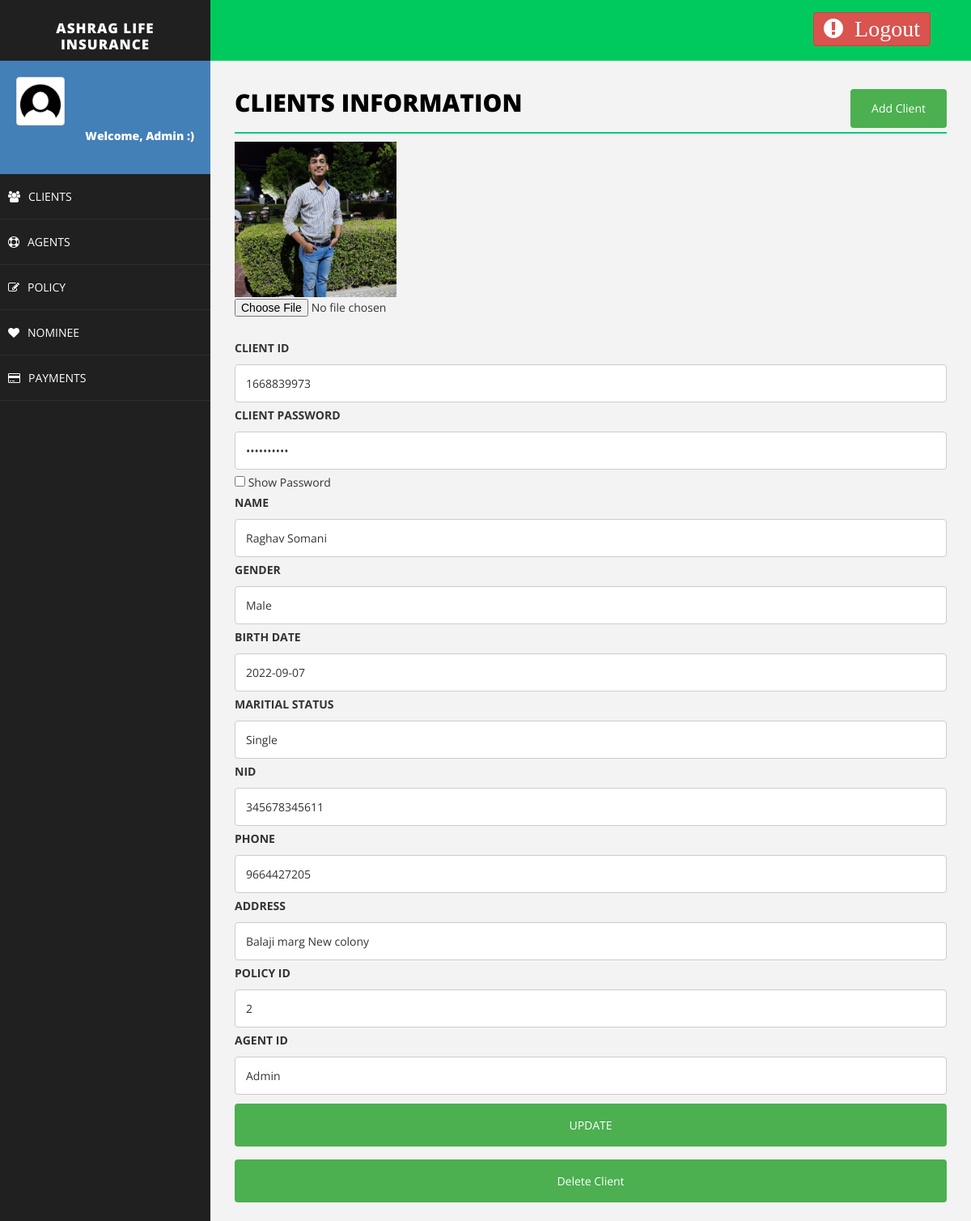
/editClient.php?client_id=1668839973 (signed in), run on the app's committed database.
### tables this page shows
CREATE TABLE `client` (
  `client_id` varchar(200) NOT NULL,
  `client_password` varchar(30) NOT NULL,
  `name` varchar(50) NOT NULL,
  `sex` varchar(20) NOT NULL,
  `birth_date` varchar(20) NOT NULL,
  `marital_status` varchar(20) NOT NULL,
  `nid` varchar(50) NOT NULL,
  `phone` varchar(20) NOT NULL,
  `address` varchar(50) NOT NULL,
  `policy_id` varchar(50) NOT NULL,
  `agent_id` varchar(20) NOT NULL,
  `image` varchar(200) NOT NULL
);

### editClient.php (the view, shortened to what this page needs)
<!DOCTYPE html>
<html>
<head>
    <link href="assets/css/bootstrap.css" rel="stylesheet" />
    <link href="assets/css/font-awesome.css" rel="stylesheet" />
    <link href="assets/css/basic.css" rel="stylesheet" />
    <link href="assets/css/custom.css" rel="stylesheet" />
</head>
<body>
<?php include 'header.php';
?>
        <div id="page-wrapper">
                <div class="row">
                    <div class="col-md-12">
                        <h1 class="page-head-line">Clients Information
						<button class="btn" align="center">
						<a href="addclient.php" class="btn">Add Client</a>
						</button>
						</h1>
                    </div>
                </div>
<?php
	if($_SERVER["REQUEST_METHOD"] == "GET"){
		$client_id = $_GET["client_id"];
	}
	$temp_id="";
	$master_id="Admin";
	$sql = "SELECT agent_id from client where client_id='$client_id'";
	$result = $conn->query($sql);
	while($row = $result->fetch_assoc()) {
		$temp_id= $row['agent_id'];
	}
	if($_SESSION["username"]==($temp_id || $master_id)){
	$sql = "SELECT * from client where client_id='$client_id'";
	$result = $conn->query($sql);
	  echo "<div>\n";
	while($row = $result->fetch_assoc()) {
		$images = $row["image"];
?>
<img class="profile-user-img img-responsive"  width="200px" height="200px" src="<?php echo "uploads/".$images ?>" alt="User profile picture">
<form action="updateClient.php" method="post" enctype="multipart/form-data">
<input type="file" name="fileToUpload"><br>
<?php
		echo "<label for=\"fname\">CLIENT ID</label>";
	    echo "<input type=\"text\" client_id=\"fname\" name=\"client_id\" placeholder=\"clients id..\" value=\"$row[client_id]\">";
		echo "<label for=\"fname\">CLIENT PASSWORD</label>";
	    echo "<input type=\"Password\" client_id=\"fname\" name=\"client_password\" placeholder=\"clients password..\" id=\"myInput\" value=\"$row[client_password]\">";
		echo "<input type='checkbox' onclick='myFunction()'> Show Password<br>";
        echo "<label for=\"fname\">NAME</label>";
	    echo "<input type=\"text\" client_id=\"fname\" name=\"name\" placeholder=\"clients name..\" value=\"$row[name]\">";
		echo "<label for=\"fname\">GENDER</label>";
		echo "<input type=\"text\" client_id=\"fname\" name=\"sex\" placeholder=\"clients gender..\" value=\"$row[sex]\">";
		echo "<label for=\"fname\">BIRTH DATE</label>";
		echo "<input type=\"text\" client_id=\"fname\" name=\"birth_date\" placeholder=\"clients Birth Date..\" value=\"$row[birth_date]\">";
		echo "<label for=\"fname\">MARITIAL STATUS</label>";
		echo "<input type=\"text\" client_id=\"fname\" name=\"marital_status\" placeholder=\"clients Maritial Status..\" value=\"$row[marital_status]\">";
		echo "<label for=\"fname\">NID</label>";
		echo "<input type=\"text\" client_id=\"fname\" name=\"nid\" placeholder=\"clients NID..\" value=\"$row[nid]\">";
		echo "<label for=\"fname\">PHONE</label>";
		echo "<input type=\"text\" client_id=\"fname\" name=\"phone\" placeholder=\"clients Phone..\" value=\"$row[phone]\">";
		echo "<label for=\"fname\">ADDRESS</label>";
		echo "<input type=\"text\" client_id=\"fname\" name=\"address\" placeholder=\"clients Address..\" value=\"$row[address]\">";
		echo "<label for=\"fname\">POLICY ID</label>";
		echo "<input type=\"text\" client_id=\"fname\" name=\"policy_id\" placeholder=\"policy id..\" value=\"$row[policy_id]\">";
		echo "<label for=\"fname\">AGENT ID</label>";
		echo "<input type=\"text\" client_id=\"fname\" name=\"agent_id\" placeholder=\"agent id..\" value=\"$row[agent_id]\">";
		?>
			<input type="submit" value="UPDATE" name="submit">
			</form>
		<?php
	echo "<a href='deleteClient.php?client_id=".$client_id."'><input type='Button' value='Delete Client'></a>";
echo "</div>\n";
    }
	}else{ echo "you are not authorized to edit this client";
	}
?>
        </div>
    </div>
</body>
</html>

### assets/css/basic.css (style rules this page uses)
body { font-family: 'Open Sans', sans-serif; line-height:25px; }
#page-wrapper { padding: 15px 15px; min-height: 600px; background: #F3F3F3; }
.page-head-line { font-size: 30px; text-transform: uppercase; color: #000; font-weight: 800; padding-bottom: 20px; border-bottom: 2px solid #00CA79; margin-bottom: 10px; }
@media (min-width:768px) { #page-wrapper { margin: 0 0 0 260px; padding: 15px 30px; min-height: 1200px; } }

### editClient.php (style rules this page uses)
input[type=text], select { width: 100%; padding: 10px 13px; margin: 3px 0; display: inline-block; border: 1px solid #ccc; border-radius: 4px; box-sizing: border-box; }
input[type=Password], select { width: 100%; padding: 10px 13px; margin: 3px 0; display: inline-block; border: 1px solid #ccc; border-radius: 4px; box-sizing: border-box; }
input[type=submit] { width: 100%; background-color: #4CAF50; color: white; padding: 14px 20px; margin: 8px 0; border: none; border-radius: 4px; cursor: pointer; }
input[type=Button] { width: 100%; background-color: #4CAF50; color: white; padding: 14px 20px; margin: 8px 0; border: none; border-radius: 4px; cursor: pointer; }
.btn { background-color: #4CAF50; float: right; color:white; text-decoration:none; }

### data on the page
client: image (picture), client_id "1668839973", name "Raghav Somani", sex "Male", birth_date "2022-09-07", marital_status "Single", nid "345678345611", phone "9664427205", address "Balaji marg New colony", policy_id "2", agent_id "Admin"

### other printed values
$_SESSION["username"] "Admin"
